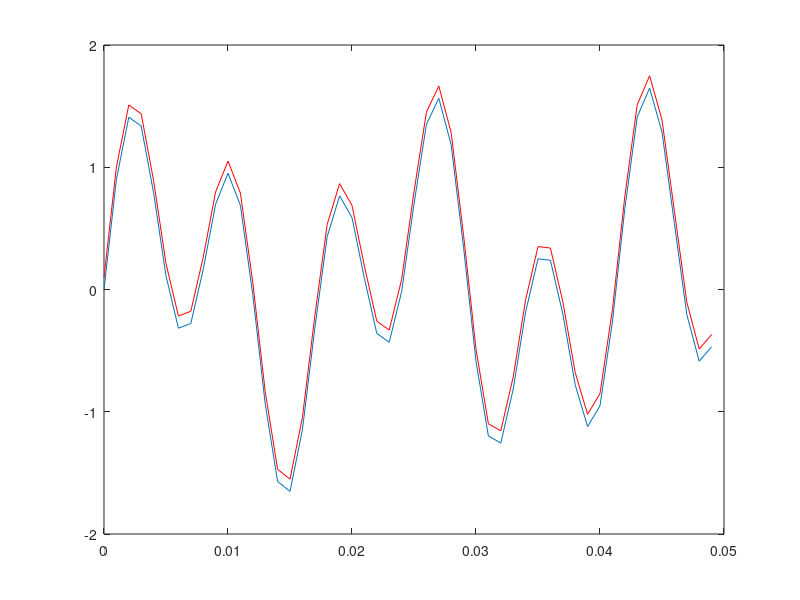

Write MATLAB code to recreate this figure.
clear
Fs = 1000;                    % Sampling frequency
T = 1/Fs;                     % Sample time
L = 1000;                     % Length of signal
t = (0:L-1)*T;                % Time vector
% Sum of a 50 Hz sinusoid and a 120 Hz sinusoid
x = 0.7*sin(2*pi*50*t) + sin(2*pi*120*t); 
y = x %+ 2*randn(size(t));     % Sinusoids plus noise
%plot(Fs*t(1:50),y(1:50))
%plot(t,y)
Y=fft(y);
plot((0:501),abs(Y(1:502)));

s=ifft(Y);
plot(t(1:50),s(1:50))
hold on
plot(t(1:50),y(1:50)+0.1,'red')


